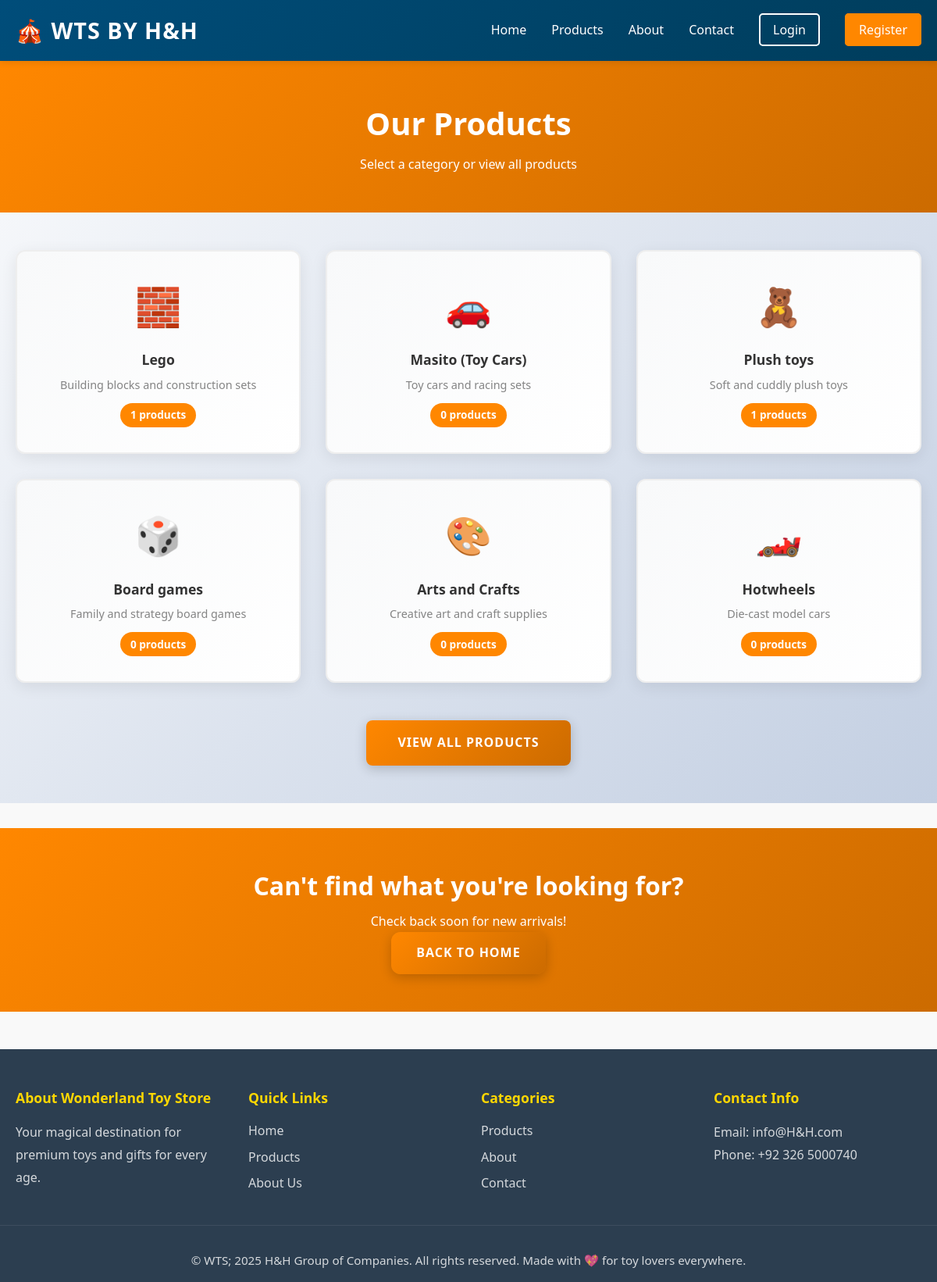
/products, run on an earlier commit of the app's database.
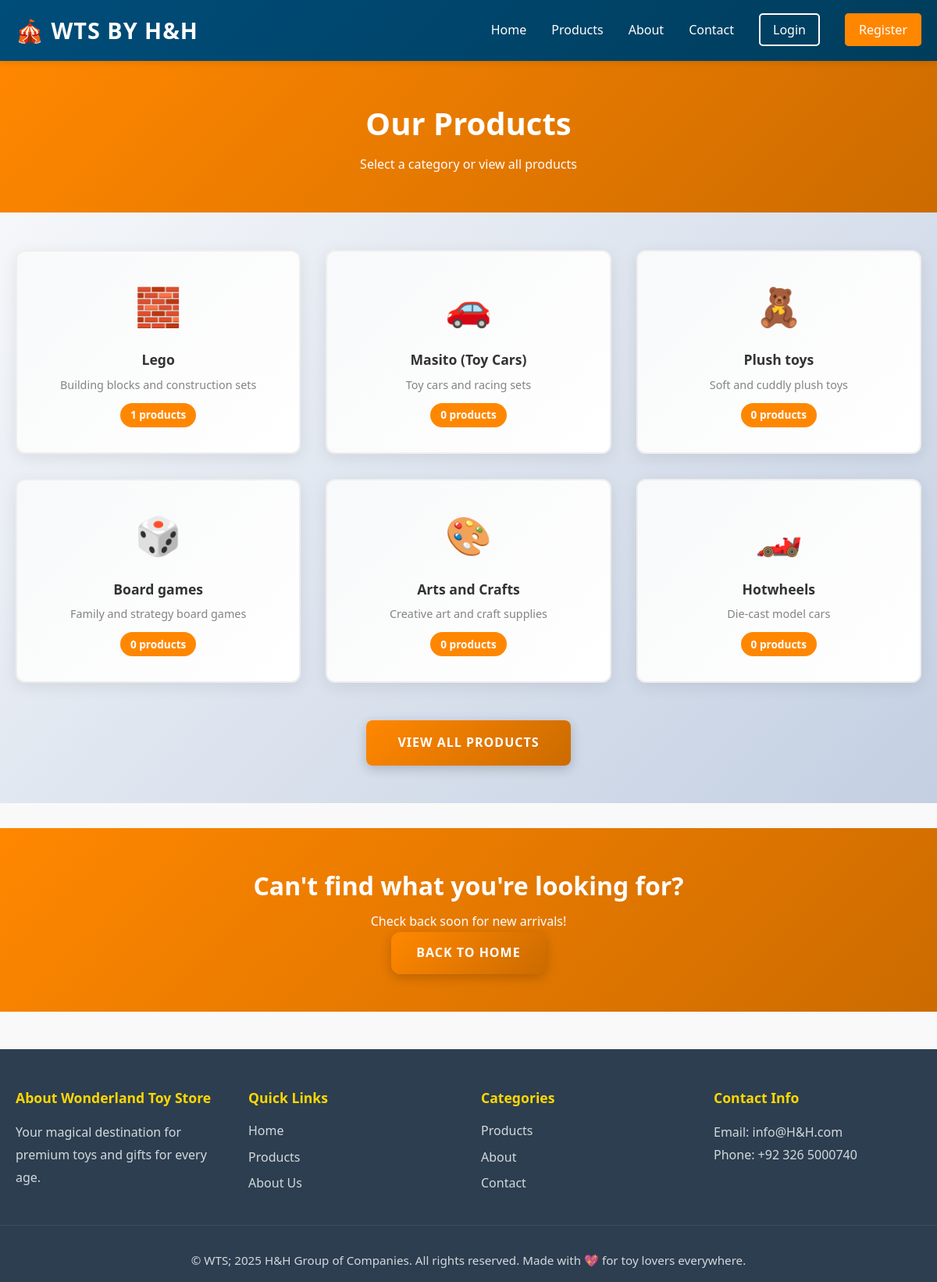
And on a later commit of the database.
### app/models.py (models this page shows, shortened)
class Category(db.Model):
    __tablename__ = 'categories'
    id = db.Column(db.Integer, primary_key=True)
    name = db.Column(db.String(120), unique=True, nullable=False)
    description = db.Column(db.Text)
    created_at = db.Column(db.DateTime, default=datetime.utcnow)
    products = db.relationship('Product', backref='category', lazy=True)

### app/routes.py (the view)
@main_bp.route('/products')
def products():
    categories = Category.query.all()
    return render_template('products.html', title='Our Products', categories=categories, view_mode='categories')

### app/templates/products.html (shortened to what this page needs)
{% extends "base.html" %}
{% block content %}
<section class="page-header">
    <div class="container">
        <h1>{% if view_mode == 'categories' %}Our Products{% elif view_mode == 'category' %}{{ category.name }}{% else %}All Products{% endif %}</h1>
        <p>{% if view_mode == 'categories' %}Select a category or view all products{% elif view_mode == 'category' %}Products in {{ category.name }}{% else %}Discover our complete collection{% endif %}</p>
    </div>
</section>
{% if view_mode == 'categories' %}
<section class="categories-section">
    <div class="container">
        <div class="categories-grid" id="categories-grid">
            {% for category in categories %}
            <a href="{{ url_for('main.category_products', category_id=category.id) }}" class="category-card" data-category-id="{{ category.id }}">
                <div class="category-icon">
                    {% if 'Lego' in category.name %}
                        🧱
                    {% elif 'Toy Cars' in category.name or 'Masito' in category.name %}
                        🚗
                    {% elif 'Plush' in category.name %}
                        🧸
                    {% elif 'Board' in category.name %}
                        🎲
                    {% elif 'Arts' in category.name or 'Crafts' in category.name %}
                        🎨
                    {% elif 'Hotwheels' in category.name %}
                        🏎️
                    {% elif 'Barbie' in category.name %}
                        👱🏼‍♀️🎀
                    {% elif 'Sports' in category.name or 'Outdoor' in category.name %}
                        🏀
                    {% else %}
                        🎁
                    {% endif %}
                </div>
                <div class="category-info">
                    <h3 class="category-name">{{ category.name }}</h3>
                    <p class="category-description">{{ category.description }}</p>
                    <span class="product-count">{{ category.products|length }} products</span>
                </div>
            </a>
            {% endfor %}
        </div>
        <div class="view-all-container">
            <a href="{{ url_for('main.all_products') }}" class="btn btn-view-all">View All Products</a>
        </div>
    </div>
</section>
{% endif %}
<section class="cta-section">
    <div class="container">
        <h2>Can't find what you're looking for?</h2>
        <p>Check back soon for new arrivals!</p>
        <a href="{{ url_for('main.index') }}" class="btn btn-primary">Back to Home</a>
    </div>
</section>
{% endblock %}

### app/templates/base.html (shortened to what this page needs)
<!DOCTYPE html>
<html lang="en">
<head>
    <link rel="stylesheet" href="{{ url_for('static', filename='css/style.css') }}">
</head>
<body>
    <nav class="navbar">
        <div class="nav-container">
            <a href="{{ url_for('main.index') }}" class="logo">🎪 WTS by H&H</a>
            <ul class="nav-menu">
                {% if current_user.is_authenticated and current_user.is_admin %}
                    <li><a href="{{ url_for('main.admin_dashboard') }}" class="admin-nav">🎛️ Dashboard</a></li>
                    <li class="user-menu" id="userMenuToggle">
                        <span class="user-trigger">👤 Admin: {{ current_user.username }}</span>
                        <div class="user-dropdown" id="userDropdown">
                            <a href="{{ url_for('main.logout') }}">🚪 Logout</a>
                        </div>
                    </li>
                {% else %}
                    <li><a href="{{ url_for('main.index') }}">Home</a></li>
                    <li><a href="{{ url_for('main.products') }}">Products</a></li>
                    <li><a href="{{ url_for('main.about') }}">About</a></li>
                    <li><a href="{{ url_for('main.contact') }}">Contact</a></li>
                    {% if current_user.is_authenticated %}
                        <li><a href="{{ url_for('main.view_cart') }}">🛒 Cart</a></li>
                        <li><a href="{{ url_for('main.view_wishlist') }}">❤️ Wishlist</a></li>
                        <li><a href="{{ url_for('main.orders') }}">📦 Orders</a></li>
                        <li class="user-menu" id="userMenuToggle">
                            <span class="user-trigger">👤 {{ current_user.username }}</span>
                            <div class="user-dropdown" id="userDropdown">
                                <a href="{{ url_for('main.dashboard') }}">📊 Dashboard</a>
                                <a href="{{ url_for('main.logout') }}">🚪 Logout</a>
                            </div>
                        </li>
                    {% else %}
                        <li><a href="{{ url_for('main.login') }}" class="btn-login">Login</a></li>
                        <li><a href="{{ url_for('main.register') }}" class="btn-register">Register</a></li>
                    {% endif %}
                {% endif %}
            </ul>
        </div>
    </nav>
    <main>
        {% block content %}{% endblock %}
    </main>
    <footer>
        <div class="footer-content">
            <div class="footer-section">
                <h4>About Wonderland Toy Store</h4>
                <p>Your magical destination for premium toys and gifts for every age.</p>
            </div>
            <div class="footer-section">
                <h4>Quick Links</h4>
                <ul>
                    <li><a href="{{ url_for('main.index') }}">Home</a></li>
                    <li><a href="{{ url_for('main.products') }}">Products</a></li>
                    <li><a href="{{ url_for('main.about') }}">About Us</a></li>
                </ul>
            </div>
            <div class="footer-section">
                <h4>Categories</h4>
                <ul>
                    <li><a href="{{ url_for('main.products') }}">Products</a></li>
                    <li><a href="{{ url_for('main.about') }}">About</a></li>
                    <li><a href="{{ url_for('main.contact') }}">Contact</a></li>
                </ul>
            </div>
            <div class="footer-section">
                <h4>Contact Info</h4>
                <p>Email: info@H&H.com</p>
                <p>Phone: +92 326 5000740</p>
            </div>
        </div>
        <div class="footer-bottom">
            <p>&copy; WTS; 2025 H&H Group of Companies. All rights reserved. Made with 💖 for toy lovers everywhere.</p>
        </div>
    </footer>
</body>
</html>

### app/static/css/style.css (style rules this page uses)
:root { --primary-color: #FF8700; --secondary-color: #CC6B00; --accent-color: #ffd700; --dark-color: #2c3e50; --light-color: #ecf0f1; --text-color: #333; --success-color: #27ae60; --border-radius: 12px; --transition: all 0.3s cubic-bezier(0.4, 0, 0.2, 1); }
* { margin: 0; padding: 0; box-sizing: border-box; }
html { scroll-behavior: smooth; }
body { font-family: 'Segoe UI', Tahoma, Geneva, Verdana, sans-serif; line-height: 1.6; color: var(--text-color); background-color: #f9f9f9; }
.container { max-width: 1200px; margin: 0 auto; padding: 0 20px; }
.navbar { background: linear-gradient(135deg, var(--primary-color) 0%, var(--secondary-color) 100%); color: white; padding: 1rem 0; position: sticky; top: 0; z-index: 1000; box-shadow: 0 4px 15px rgba(0, 0, 0, 0.1); }
.nav-container { max-width: 1200px; margin: 0 auto; padding: 0 20px; display: flex; justify-content: space-between; align-items: center; }
.logo { font-size: 1.8rem; font-weight: bold; letter-spacing: 1px; text-transform: uppercase; animation: pulse 2s ease-in-out infinite; }
.nav-menu { list-style: none; display: flex; gap: 2rem; }
.nav-menu a { color: white; text-decoration: none; font-weight: 500; transition: var(--transition); position: relative; }
.nav-menu a::after { content: ''; position: absolute; bottom: -5px; left: 0; width: 0; height: 3px; background-color: var(--accent-color); transition: width 0.3s ease; }
.btn { display: inline-block; padding: 0.9rem 2rem; border: none; border-radius: var(--border-radius); font-size: 1rem; font-weight: 600; text-decoration: none; cursor: pointer; transition: var(--transition); text-transform: uppercase; letter-spacing: 1px; box-shadow: 0 4px 15px rgba(0, 0, 0, 0.2); }
.btn-primary { background: linear-gradient(135deg, var(--primary-color) 0%, var(--secondary-color) 100%); color: white; }
.categories-section { padding: 4rem 0; background: linear-gradient(135deg, #f5f7fa 0%, #c3cfe2 100%); }
.categories-grid { display: grid; grid-template-columns: repeat(auto-fit, minmax(200px, 1fr)); gap: 1.5rem; }
.category-card { background: white; padding: 2rem; border-radius: var(--border-radius); text-align: center; cursor: pointer; transition: var(--transition); box-shadow: 0 5px 20px rgba(0, 0, 0, 0.08); display: block; text-decoration: none; color: inherit; }
.category-icon { font-size: 3rem; margin-bottom: 1rem; transition: var(--transition); }
.category-card h3 { font-size: 1.1rem; margin-bottom: 0.5rem; font-weight: 700; }
.category-card p { font-size: 0.9rem; opacity: 0.8; }
footer { background-color: var(--dark-color); color: white; padding: 3rem 0 1rem; margin-top: 3rem; }
.footer-content { max-width: 1200px; margin: 0 auto; padding: 0 20px; display: grid; grid-template-columns: repeat(auto-fit, minmax(250px, 1fr)); gap: 2rem; margin-bottom: 2rem; }
.footer-section h4 { font-size: 1.1rem; margin-bottom: 1rem; color: var(--accent-color); }
.footer-section p { opacity: 0.8; line-height: 1.8; }
.footer-section ul { list-style: none; }
.footer-section ul li { margin-bottom: 0.5rem; }
.footer-section a { color: white; text-decoration: none; opacity: 0.8; transition: opacity 0.3s; }
.footer-bottom { text-align: center; padding-top: 2rem; border-top: 1px solid rgba(255, 255, 255, 0.1); opacity: 0.8; font-size: 0.95rem; max-width: 1200px; margin: 0 auto; padding-left: 20px; padding-right: 20px; }
.logo { text-decoration: none; color: white; }
main { max-width: 100%; margin: 0; padding: 0; }

### app/templates/base.html (style rules this page uses)
.navbar { background: linear-gradient(135deg, #004D7A 0%, #003D5C 100%); padding: 1rem 0; box-shadow: 0 2px 8px rgba(0, 0, 0, 0.1); }
.nav-container { max-width: 1200px; margin: 0 auto; display: flex; justify-content: space-between; align-items: center; padding: 0 20px; }
.logo { font-size: 1.8rem; font-weight: 700; color: white; text-decoration: none; }
.nav-menu { display: flex; list-style: none; gap: 2rem; margin: 0; padding: 0; align-items: center; }
.nav-menu a { color: white; text-decoration: none; font-weight: 500; transition: opacity 0.3s; }
.btn-login, .btn-register { padding: 0.5rem 1rem; border-radius: 5px; font-weight: 600; }
.btn-login { background: transparent; border: 2px solid white; }
.btn-register { background: #FF8700; border: 2px solid #FF8700; }

What changed in the data, as far as the page shows it:
changed Category "Plush toys": products|length "1" → "0"
